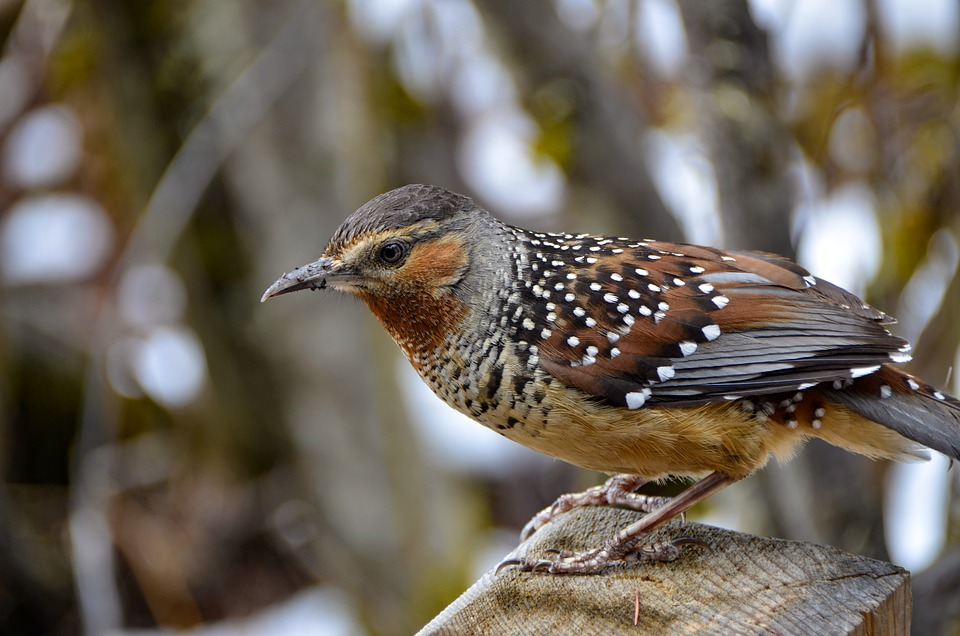
#> input picture Resources/bird.jpeg, 960 x 636 px
$ python Chapter_2.py
#> lines starting #> are read from the running program, lines starting #| are printed output that depends on the picture; after the words box and inside, x2 and y2 are one past the last pixel; in counts of white or black regions, pixels touching at a corner belong together
import cv2
import numpy as np

img = cv2.imread("Resources/bird.jpeg")
#> img is the input picture: shape (636, 960, 3); mean B, G, R 89.8, 101.2, 109.4
kernel = np.ones((5, 5), np.uint8)

imgGray = cv2.cvtColor(img, cv2.COLOR_BGR2GRAY)
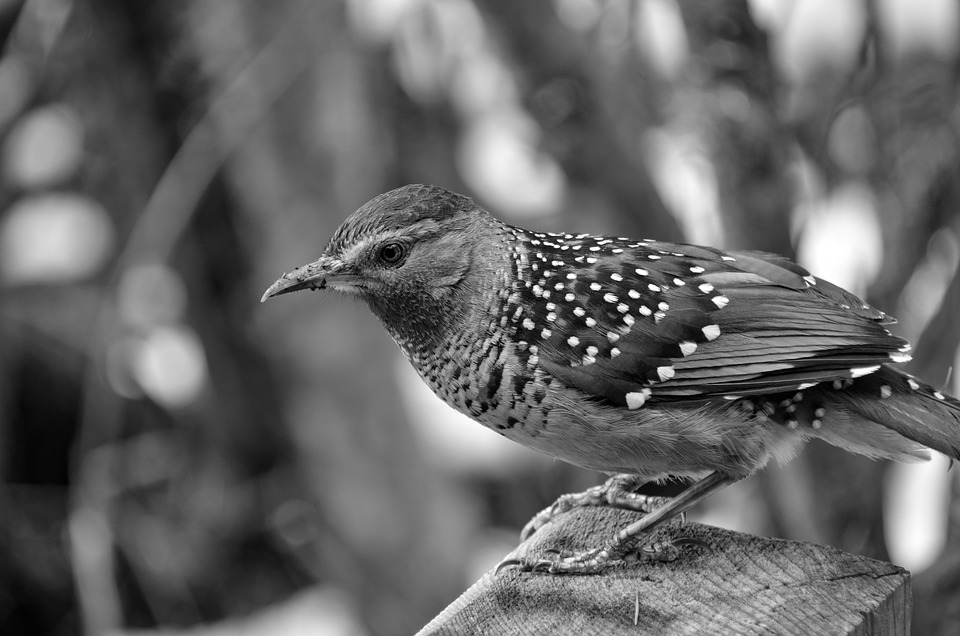
#> imgGray: shape (636, 960); min 0, max 255, mean 102.4
imgBlur = cv2.GaussianBlur(imgGray, (7, 7), 0)
imgCanny = cv2.Canny(img, 150, 200)
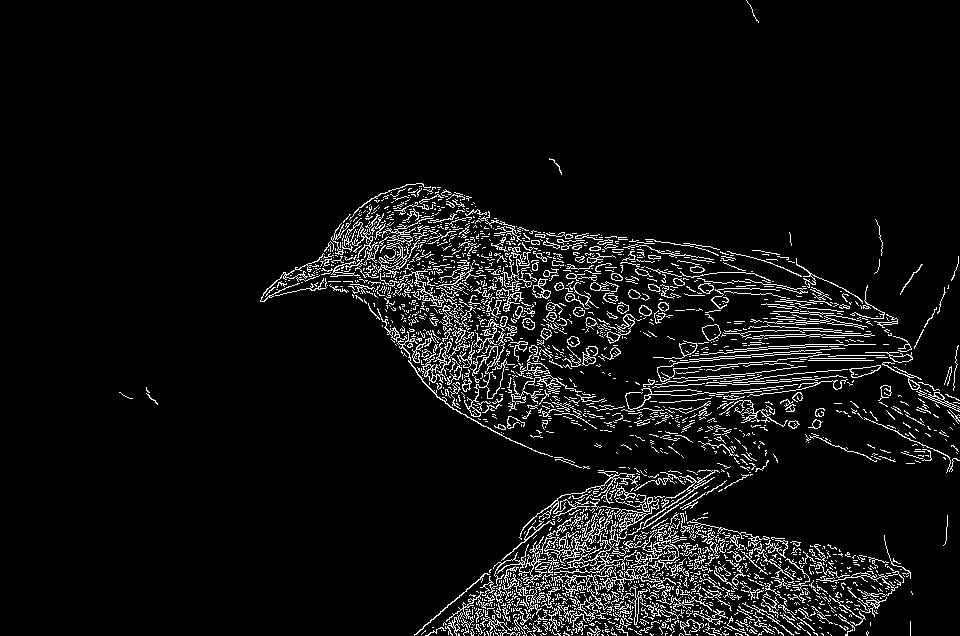
#> imgCanny: shape (636, 960); 6.4% white in thin lines or dots, all inside (x1, y1, x2, y2) = (119, 0, 960, 636)
imgDialation = cv2.dilate(imgCanny, kernel, iterations=1)
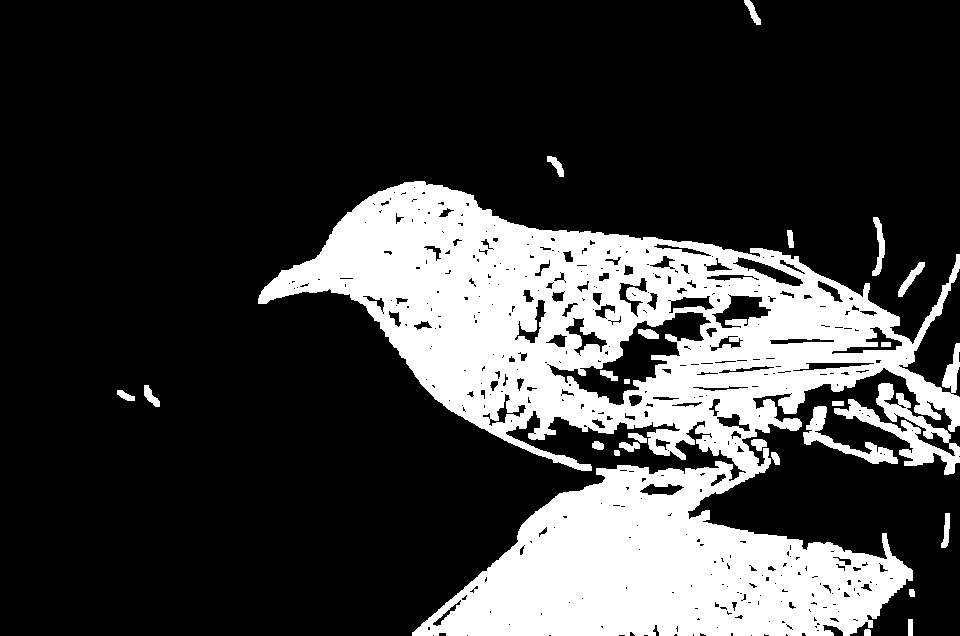
#> imgDialation: shape (636, 960); 24.1% white; 25 white regions, largest, box (x1, y1, x2, y2) and area: (258, 181, 960, 636) 140041, (834, 383, 960, 475) 3286, (803, 406, 898, 464) 1330
imgEroded = cv2.erode(imgDialation, kernel, iterations=1)
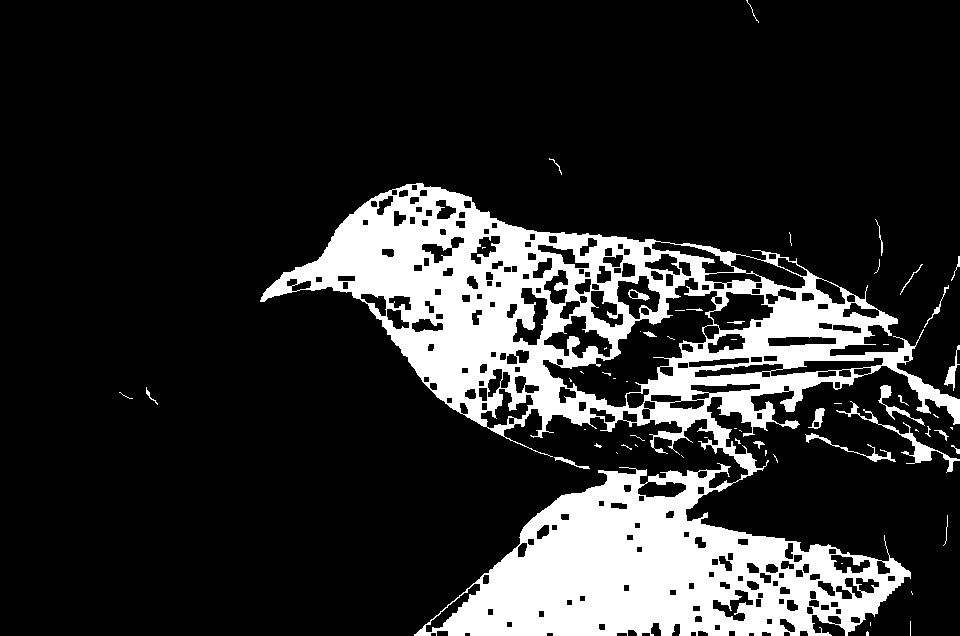
#> imgEroded: shape (636, 960); 17.4% white; 61 white regions (37 under 20 px), largest, box (x1, y1, x2, y2) and area: (260, 183, 960, 636) 103516, (836, 401, 960, 473) 808, (805, 433, 896, 462) 318

cv2.imshow("GrayScale", imgGray)
cv2.imshow("BlurScale", imgBlur)
cv2.imshow("CannyScale", imgCanny)
cv2.imshow("DialationScale", imgDialation)
cv2.imshow("ErodedScale", imgEroded)

while True:
    if cv2.waitKey(1) == ord('q'):
#> (key q is pressed here)
        break

$ run again, with Resources/2d-shapes.png saved as Resources/bird.jpeg
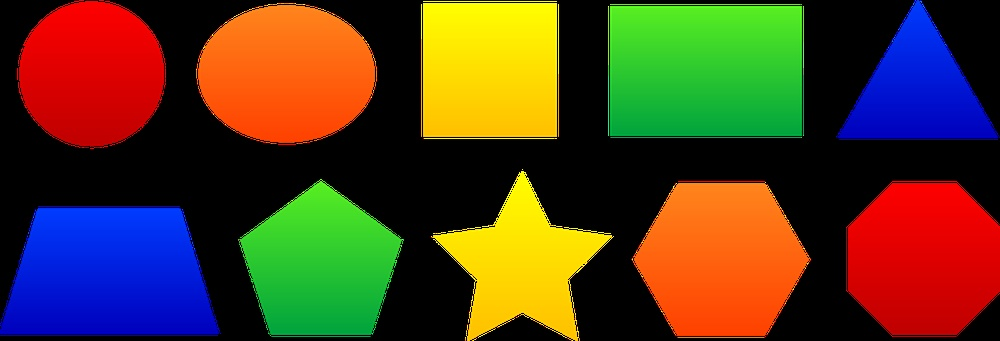
#> input picture Resources/2d-shapes.png, 1000 x 341 px, shrunk from 1600 x 545 before the run
#> img is the input picture: shape (341, 1000, 3); mean B, G, R 31.7, 61.1, 84.1
#> `imgCanny = cv2.Canny(img, 150, 200)`:
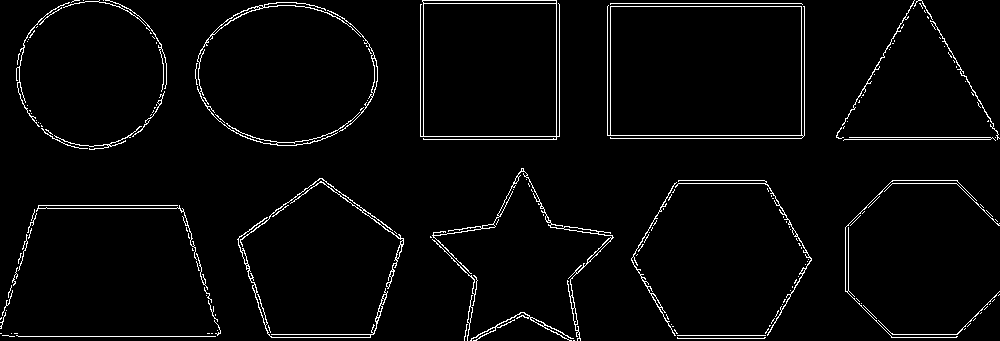
#> imgCanny: shape (341, 1000); 3.1% white in thin lines or dots
#> imgDialation: shape (341, 1000); 12.8% white; 10 white regions, largest, box (x1, y1, x2, y2) and area: (428, 166, 616, 341) 5387, (605, 1, 807, 141) 5187, (629, 178, 814, 341) 4582
#> `imgEroded = cv2.erode(imgDialation, kernel, iterations=1)`:
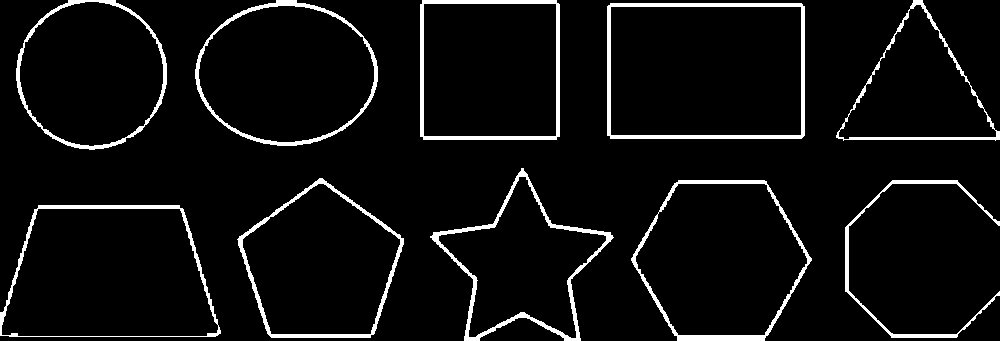
#> imgEroded: shape (341, 1000); 5.6% white; 10 white regions, largest, box (x1, y1, x2, y2) and area: (607, 3, 805, 139) 2579, (430, 168, 614, 341) 2389, (420, 0, 560, 140) 2140
